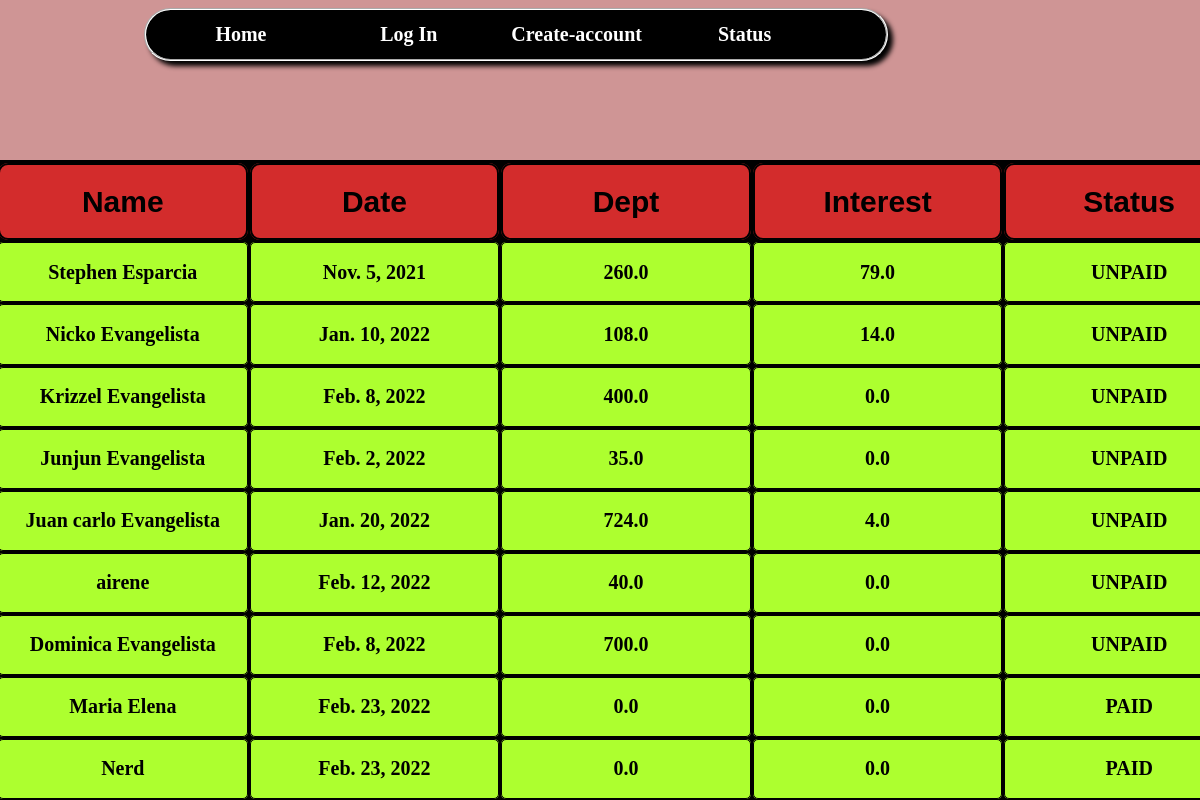
The app's page /status/ with its own data.
### base/models.py (models this page shows, shortened)
class Information(models.Model):
    name = models.CharField(max_length=200)
    host = models.ForeignKey(Name, on_delete=models.CASCADE)
    age = models.IntegerField(default=0)
    dept = models.FloatField(default=0)
    balance = models.FloatField(default=0)
    interest = models.FloatField(default=0)
    bool = models.BooleanField(default=False)
    date = models.DateTimeField(default=datetime.date.today())
    birthday = models.DateTimeField(default=datetime.date(2004, 5, 11))
    interest_bool = models.BooleanField(default=True)

### base/views.py (the view)
# urls.py: path('status/', views.status, name='status')
def status(request):
    ls = Name.objects.all()
    return render(request, 'status.html', {'info': ls})

### templates/status.html
{% load static%}
{% include 'nave_bar.html'%}
{% block content%}
<link rel="stylesheet" href="{%static 'base/css_files/status.css'%}" type="text/css">
<div class="list-container">
    <table border="1px">
        <tr align="center" id="honey">
            <th>Name</th>
            <th>Date</th>
            <th>Dept</th>
            <th>Interest</th>
            <th>Status</th>
        </tr>
   {%for i in info%}
        {%for v in i.information_set.all%}
             <tr>
                 <td>{{v.name}}</td>
                 <td>{{v.date.date}}</td>
                 <td>{{v.balance}}</td>
                 <td>{{v.interest}}</td>
                 {%if v.balance < 1%}
                 <td>PAID</td>
                 {%else%}
                 <td>UNPAID</td>
                 {%endif%}
             </tr>
        {%endfor%}
   {%endfor%}
</table>
</div>
{%endblock%}

### templates/nave_bar.html (shortened to what this page needs)
{% load static %}
<html>
    <link rel="stylesheet" href="{% static 'base/css_files/nav_bar.css'%}">
<body>
{% block content %}
    <div id="nav-bar">
    <table border="0px">
        <tr>
            <th><a href="{% url 'home'%}">Home</a></th>
            <th><a href="{% url 'log_in' %}">Log In</a></th>
            <th><a href="{% url 'create-account'%}">Create-account</a> </th>
            <th ><a href="{%url 'status'%}">Status</a></th>
        </tr>
    </table>
    </div>
{% endblock %}
</body>
</html>

### base/static/base/css_files/nav_bar.css (style rules this page uses)
#nav-bar { border: 2px groove white; width: 60%; padding: 10px; background: black; box-shadow: 5px 5px 5px black; border-radius: 30px; position: fixed; left: 12%; }
#nav-bar table th a { text-decoration: none; color: white; }
#nav-bar table th { width: 20%; font-size: 20px; }

### base/static/base/css_files/status.css (style rules this page uses)
.list-container { position: absolute; top: 20%; border: 1px solid; height: 80%; width: 105%; left: -5px; }
.list-container table { height: 100%; width: 100%; text-align: center; font-weight: bold; font-size: 20px; border: hidden; background: black; }
html { background: white; background: rgb(207, 149, 149); }
.list-container table tr { background: greenyellow; }
.list-container table tr td { border-radius: 5px; border: 1px solid black; padding: 10px; width: 20%; font-size: 20px; }
.list-container table tr th { border-radius: 4px; padding: 10px; font-size: 30px; font-family: Impact, Haettenschweiler, 'Arial Narrow Bold', sans-serif; border-radius: 10px; width: 20%; border: 2px solid black; }
.list-container table #honey { background: rgb(211, 44, 44); }

### records on screen
Information: name "Stephen Esparcia", date "Nov. 5, 2021", balance "260.0", interest "79.0", shows "UNPAID"
Information: name "Nicko Evangelista", date "Jan. 10, 2022", balance "108.0", interest "14.0", shows "UNPAID"
Information: name "Krizzel Evangelista", date "Feb. 8, 2022", balance "400.0", interest "0.0", shows "UNPAID"
Information: name "Junjun Evangelista", date "Feb. 2, 2022", balance "35.0", interest "0.0", shows "UNPAID"
Information: name "Juan carlo Evangelista", date "Jan. 20, 2022", balance "724.0", interest "4.0", shows "UNPAID"
Information: name "airene", date "Feb. 12, 2022", balance "40.0", interest "0.0", shows "UNPAID"
Information: name "Dominica Evangelista", date "Feb. 8, 2022", balance "700.0", interest "0.0", shows "UNPAID"
Information: name "Maria Elena", date "Feb. 23, 2022", balance "0.0", interest "0.0", shows "PAID"
Information: name "Nerd", date "Feb. 23, 2022", balance "0.0", interest "0.0", shows "PAID"
